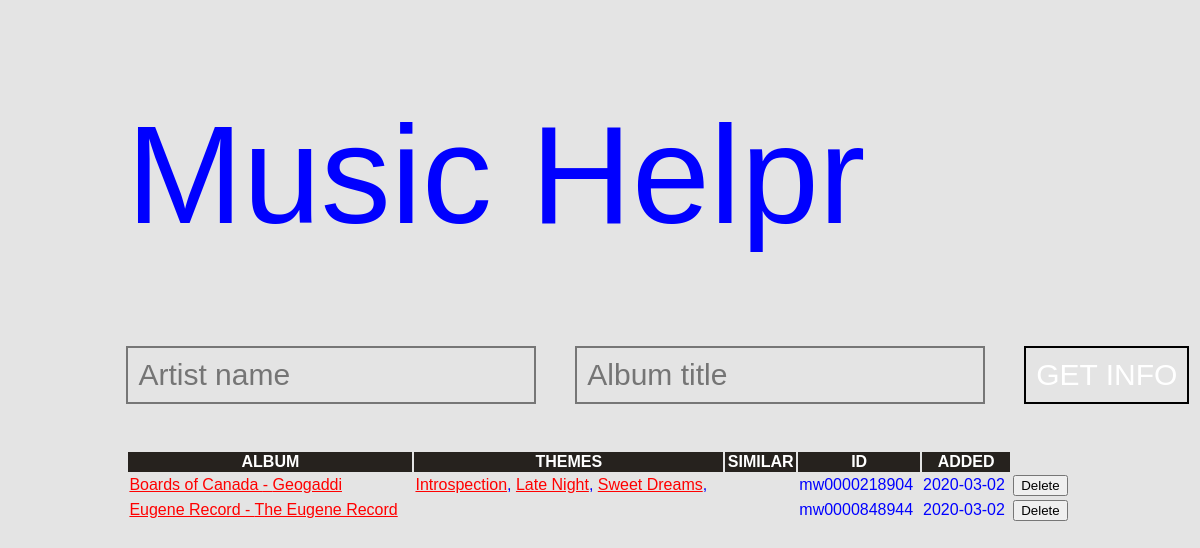
The page / on the database its author committed.
### app.py (models this page shows, shortened)
class Album(db.Model):
	__tablename__ = 'album'
	id = db.Column(db.String(), primary_key=True)
	artist = 		db.Column(db.String())
	title = 		db.Column(db.String())
	date_added = 	db.Column(db.DateTime, default=datetime.utcnow)
	themes = db.relationship('Theme', secondary=theme_associations, backref=(db.backref('participants', lazy = 'dynamic')))

class ThemeAssociation(db.Model):
	__tablename__ = 'theme_associations'
	album_id = db.Column(db.String(), primary_key=True)
	theme_name = db.Column(db.String(), primary_key=True)

### app.py (the view)
@app.route('/', methods=['POST', 'GET'])
def index():
	if request.method == 'POST':
		artistInput = request.form['artist']
		titleInput = request.form['title']
		albumInfo = process.scraper.getBasicInfo(titleInput, artistInput)
		newAlbumEntry = Album(id=albumInfo['id'], artist=albumInfo['artist'], title=albumInfo['title'])
		for n,i in process.scraper.getThemes(albumInfo['id'], db, Theme):
			print(f'\n\n\n{n}\n\n\n')
			themeTemp = Theme.query.filter_by(name=f'{n}').first()
			themeTemp.participants.append(newAlbumEntry)
		try:
			db.session.add(newAlbumEntry)
			db.session.commit()
			return redirect('/')
		except:
			return "There was an error adding your album"
	else:
		albumlist = Album.query.order_by(Album.date_added).all()
		themeDict = defaultdict(list)
		for album in albumlist:
			for association in ThemeAssociation.query.filter_by(album_id=album.id).all():
				themename = association.theme_name
				themeDict[album.title].append(themename)
		return render_template('index.html', albumlist=albumlist, themeDict=themeDict)

### templates/index.html
{% extends 'base.html' %}
{% block head %}
<h1>Music Helpr
	<form style="height:100px" action="/" method="POST">
		<input class ="userIn" type="text" name="artist" id="artist" placeholder="Artist name">
		<input class ="userIn" type="text" name="title" id="title" placeholder="Album title">
		<input class ="userIn" style="color:white;" type="submit" name="start" value="GET INFO">
	</form></h1>
{% endblock %}
{% block body %}
<div class="content">
	<table class="album-info">
	  <tr style='background-color:#26221e; color:white'>
	    <th>ALBUM</th>
	    <th>THEMES</th>
	    <th>SIMILAR</th`>
	    <th>ID</th>
	    <th>ADDED</th>
	  </tr>
	  	{% for album in albumlist %}
			<tr>
			    <td class="album-title">
			    	<a href="https://allmusic.com/album/{{album.id}}"> {{album.artist}} - {{album.title}} </a>
			    </td>
			    <td>
			    	{% for theme in themeDict[album.title] %}
			    		<a href=''>{{theme}}</a>,
			    	{% endfor %}
			    </td>
			    <td></td>
			    <td>{{album.id}}</td>
			    <td>{{album.date_added.date()}}</td>
			    <td><form action="/" method="POST">
			    	<input type="submit" name="{{album.id}}" value="Delete">
			    </form></td>
			</tr>
	    {% endfor %}
	</table>
</div>
{% endblock %}

### templates/base.html (shortened to what this page needs)
<!DOCTYPE html>
<html>
<head>
	<link rel="stylesheet" type="text/css" href="{{ url_for('static', filename='css/main.css') }}">
	{% block head %}{% endblock %}
</head>
<body>
	{% block body %}{% endblock %}
</body>
</html>

### static/css/main.css (style rules this page uses)
head { font-family: Arial, Helvetica, sans-serif; }
a:visited, a { color:red; }
h1 { font-size:140px; padding-left:10%; font-weight:lighter; color:blue; }
.userIn { font-size:30px; background-color:rgba(0,0,0,0); border-style:solid; padding:10px; }
body { font-family: Arial, Helvetica, sans-serif; background-color:#E4E4E4; color:blue; }
.album-info { width:100%; padding-left:10%; padding-right:10%; }

### rows shown on the page
Album: artist "Boards of Canada", title "Geogaddi", id "mw0000218904", date_added "2020-03-02"
ThemeAssociation: theme_name "Introspection"
ThemeAssociation: theme_name "Late Night"
ThemeAssociation: theme_name "Sweet Dreams"
Album: artist "Eugene Record", title "The Eugene Record", id "mw0000848944", date_added "2020-03-02"
